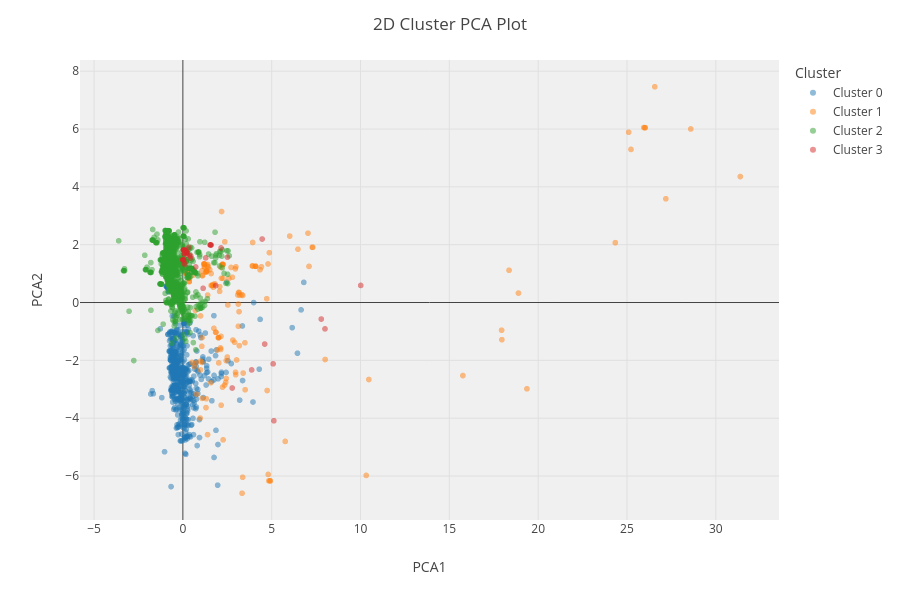

The cell this chart's notebook holds for it:
### Code cell
import duckdb
import pandas as pd
from pycaret.clustering import assign_model, create_model, plot_model, setup

# 1. Hent modelready_fact fra DuckDB
conn = duckdb.connect("./data/database/kostra_prod.duckdb", read_only=True)
df = conn.execute("SELECT * FROM modelready_fact").fetchdf()
conn.close()

# 2. Sett opp Clustering-eksperimentet
# Vi ignorerer ID-er, datofelter og tekstnavn slik at modellen kun lærer av numerisk atferd
exp_cluster = setup(
    data=df,
    ignore_features=[
        "accounting_period",
        "source_file",
        "batch_timestamp",
        "funksjon_navn",
        "kontonavn",
        "sektor_navn",
    ],
    normalize=True,  # Viktig for avstandsbasert klyngeanalyse
    session_id=42,
)

# 3. Test K-Means med 4 klynger (f.eks. Stabil, Høyvolatil, Underforbruk, Overforbruk)
kmeans = create_model("kmeans", num_clusters=4)

# 4. Legg klyngetilhørighet ('Cluster') tilbake på datasettet
df_clustered = assign_model(kmeans)

# 5. Visualiser klyngene
plot_model(kmeans, plot="cluster")  # 2D PCA/T-SNE plott
plot_model(kmeans, plot="elbow")  # Albue-graf for å finne optimalt antall klynger

### Figure 1 — Plotly figure (JSON) as saved in the notebook; plotly's stock layout.template omitted (floating-point values rounded to 4 significant figures; data arrays with more than 128 entries replaced by an {"elided": "..."} marker saying what was removed)
{"data": [{"customdata": {"elided": "732x1 str values"}, "hovertemplate": "Cluster=Cluster 0<br>PCA1=%{x}<br>PCA2=%{y}<br>Feature=%{customdata[0]}<extra></extra>", "legendgroup": "Cluster 0", "marker": {"color": "#1F77B4", "opacity": 0.5, "symbol": "circle"}, "mode": "markers", "name": "Cluster 0", "showlegend": true, "textposition": "top center", "type": "scattergl", "x": {"elided": "732 float values"}, "xaxis": "x", "y": {"elided": "732 float values"}, "yaxis": "y"}, {"customdata": {"elided": "156x1 str values"}, "hovertemplate": "Cluster=Cluster 1<br>PCA1=%{x}<br>PCA2=%{y}<br>Feature=%{customdata[0]}<extra></extra>", "legendgroup": "Cluster 1", "marker": {"color": "#FF7F0E", "opacity": 0.5, "symbol": "circle"}, "mode": "markers", "name": "Cluster 1", "showlegend": true, "textposition": "top center", "type": "scattergl", "x": {"elided": "156 float values"}, "xaxis": "x", "y": {"elided": "156 float values"}, "yaxis": "y"}, {"customdata": {"elided": "1320x1 str values"}, "hovertemplate": "Cluster=Cluster 2<br>PCA1=%{x}<br>PCA2=%{y}<br>Feature=%{customdata[0]}<extra></extra>", "legendgroup": "Cluster 2", "marker": {"color": "#2CA02C", "opacity": 0.5, "symbol": "circle"}, "mode": "markers", "name": "Cluster 2", "showlegend": true, "textposition": "top center", "type": "scattergl", "x": {"elided": "1320 float values"}, "xaxis": "x", "y": {"elided": "1320 float values"}, "yaxis": "y"}, {"customdata": [["2024-02-01T00:00:00"], ["2024-01-01T00:00:00"], ["2024-01-01T00:00:00"], ["2024-02-01T00:00:00"], ["2024-03-01T00:00:00"], ["2024-08-01T00:00:00"], ["2024-05-01T00:00:00"], ["2024-06-01T00:00:00"], ["2024-07-01T00:00:00"], ["2024-08-01T00:00:00"], ["2024-02-01T00:00:00"], ["2024-04-01T00:00:00"], ["2024-03-01T00:00:00"], ["2024-03-01T00:00:00"], ["2024-05-01T00:00:00"], ["2024-04-01T00:00:00"], ["2024-05-01T00:00:00"], ["2024-06-01T00:00:00"], ["2024-07-01T00:00:00"], ["2024-08-01T00:00:00"], ["2024-01-01T00:00:00"], ["2024-08-01T00:00:00"], ["2024-07-01T00:00:00"], ["2024-05-01T00:00:00"], ["2024-04-01T00:00:00"], ["2024-03-01T00:00:00"], ["2024-02-01T00:00:00"], ["2024-01-01T00:00:00"], ["2024-04-01T00:00:00"], ["2024-05-01T00:00:00"], ["2024-02-01T00:00:00"], ["2024-07-01T00:00:00"], ["2024-06-01T00:00:00"], ["2024-07-01T00:00:00"], ["2024-08-01T00:00:00"], ["2024-08-01T00:00:00"], ["2024-07-01T00:00:00"], ["2024-06-01T00:00:00"], ["2024-04-01T00:00:00"], ["2024-05-01T00:00:00"], ["2024-03-01T00:00:00"], ["2024-02-01T00:00:00"], ["2024-01-01T00:00:00"], ["2024-01-01T00:00:00"], ["2024-03-01T00:00:00"], ["2024-06-01T00:00:00"], ["2024-04-01T00:00:00"], ["2024-06-01T00:00:00"]], "hovertemplate": "Cluster=Cluster 3<br>PCA1=%{x}<br>PCA2=%{y}<br>Feature=%{customdata[0]}<extra></extra>", "legendgroup": "Cluster 3", "marker": {"color": "#D62728", "opacity": 0.5, "symbol": "circle"}, "mode": "markers", "name": "Cluster 3", "showlegend": true, "textposition": "top center", "type": "scattergl", "x": [0.1056, 0.723, 0.4517, 0.07187, 0.07304, 0.02652, 0.05729, 0.05155, 0.03226, 5.123, 10.01, 0.09097, 0.07946, 0.2009, 0.02144, 0.1389, 0.1053, 0.09952, 0.08013, 0.332, 1.139, 1.847, 1.533, 1.558, 1.592, 2.149, 2.51, 4.462, 8.001, 4.605, 0.2457, 5.08, 0.0157, -0.003587, -0.009328, 0.185, 0.1907, 0.21, 0.05512, 0.2157, 0.3614, 0.4413, 1.286, 3.872, 7.791, 2.776, 0.2494, 1.552], "xaxis": "x", "y": [1.316, 1.231, 1.608, 1.679, 1.706, 1.816, 1.814, 1.814, 1.815, -4.089, 0.5905, 1.812, 1.369, 1.704, 1.476, 1.809, 1.811, 1.811, 1.812, 1.91, 0.4923, 0.588, 1.992, 1.99, 1.989, 1.888, 1.568, 2.196, -0.9113, -1.436, 1.659, -2.121, 1.477, 1.478, 1.478, 1.738, 1.737, 1.736, 1.475, 1.735, 1.629, 1.539, 1.542, -2.33, -0.5716, -2.955, 1.734, 1.991], "yaxis": "y"}], "layout": {"height": 600, "legend": {"title": {"text": "Cluster"}, "tracegroupgap": 0}, "margin": {"t": 60}, "plot_bgcolor": "rgb(240,240,240)", "title": {"text": "2D Cluster PCA Plot"}, "xaxis": {"anchor": "y", "domain": [0, 1], "title": {"text": "PCA1"}}, "yaxis": {"anchor": "x", "domain": [0, 1], "title": {"text": "PCA2"}}}}
